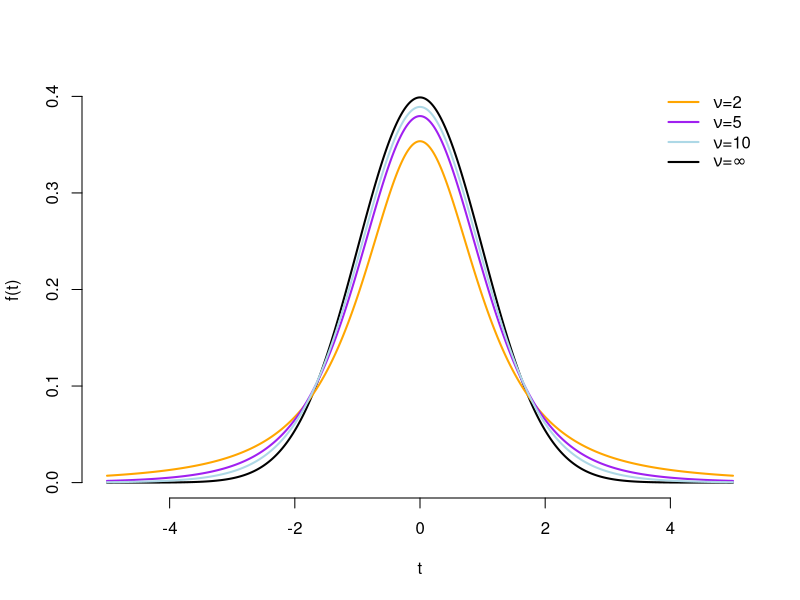
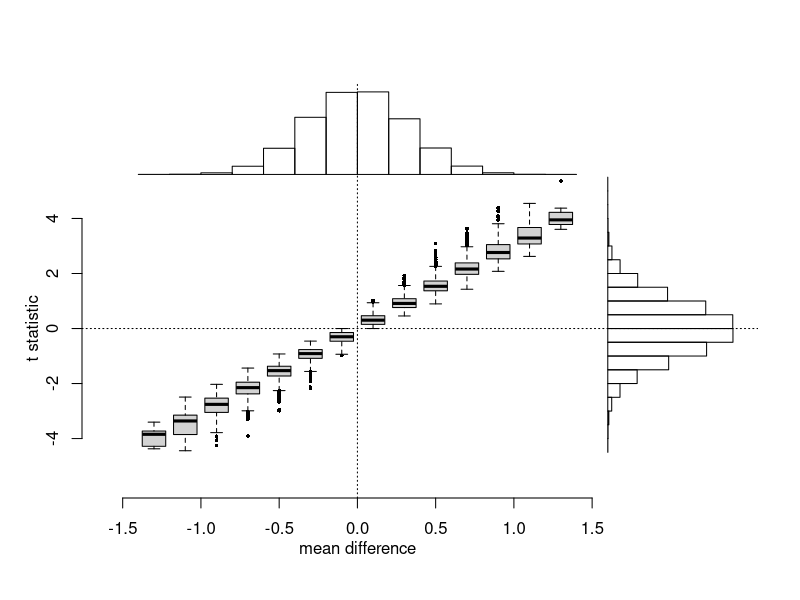

Source code (R) for these figures, in order:
## ---- chunk 1
#| echo: FALSE
#| label: fig-tdistribution
#| fig-cap: The $t$-distribution with varying degrees of freedom $\nu$
#| fig-cap-location: margin
curve(dnorm(x), from = -5, to = 5, n = 1001, frame = FALSE, xlab = "t", ylab = "f(t)", col = "black", lwd = 2)
curve(dt(x, df = 2), from = -5, to = 5, n = 1001, add = TRUE, col = "orange", lwd = 2)
curve(dt(x, df = 5), from = -5, to = 5, n = 1001, add = TRUE, col = "purple", lwd = 2)
curve(dt(x, df = 10), from = -5, to = 5, n = 1001, add = TRUE, col = "lightblue", lwd = 2)
legend("topright", legend = c(expression(paste(nu, "=", 2)), expression(paste(nu, "=", 5)), expression(paste(nu, "=", 10)), expression(paste(nu, "=", infinity))), col = c("orange", "purple", "lightblue", "black"), lwd = 2, bty = "n")
## ---- chunk 2
set.seed(20241203)
yA <- rnorm(20)
yB <- rnorm(20)
## ---- chunk 3
(tTest <- t.test(yA, yB, var.equal = TRUE))
## ---- chunk 4
M <- 100000
sampledMeans <- lapply(
  seq_len(M),
  function(i){
    xA <- rnorm(20)
    xB <- rnorm(20)
    dx <- mean(xA) - mean(xB)
    sp <- sqrt((19 * var(xA) + 19 * var(xB)) / 38)
    c(dY = dx, sp = sp, t = dx / (sp * sqrt(1/10)))
    
  }
)
sampledMeans <- do.call("rbind", sampledMeans)
## ---- chunk 5
diffMean <- mean(yA) - mean(yB)
tStatistic <- tTest$statistic
dYP <- sum(abs(sampledMeans[, "dY"]) >= diffMean) / M
tP <- sum(abs(sampledMeans[, "t"]) >= abs(tStatistic)) / M
## ---- chunk 6
#| echo: false
#| label: fig-dY_vs_t
#| fig-cap: Mean difference versus t statistic.
#| fig-cap-location: margin
hh <- hist(sampledMeans[, "dY"], plot = FALSE)
ht <- hist(sampledMeans[, "t"], plot = FALSE, breaks = 23)
gg <- cut(sampledMeans[, "dY"], breaks = hh$breaks)
boxplot(sampledMeans[, "t"] ~ gg, at = hh$mid, pch = 16, cex = 0.5, axes = FALSE, ann = FALSE, frame = FALSE, pars = list(boxwex = 0.15), ylim = c(-5.6, 8.4), xlim = c(-1.6, 1.6 + 0.8))
axis(1, at = c(-1.5, -1, -0.5, 0, 0.5, 1, 1.5))
mtext("mean difference", 1, line = 2, at = 0)
axis(2, at = c(-4,-2, 0, 2, 4))
mtext("t statistic", side = 2, line = 2, at = 0)
abline(v = 0, lty = 3)
abline(h = 0, lty = 3)
rect(
  hh$breaks[-length(hh$breaks)],
  5.6,
  hh$breaks[-1],
  5.6 + hh$density / max(hh$density) * 3
)
rect(
  1.6, 
  ht$breaks[-length(ht$breaks)],
  1.6 + ht$density / max(ht$density) * 0.8,
  ht$breaks[-1]
)

